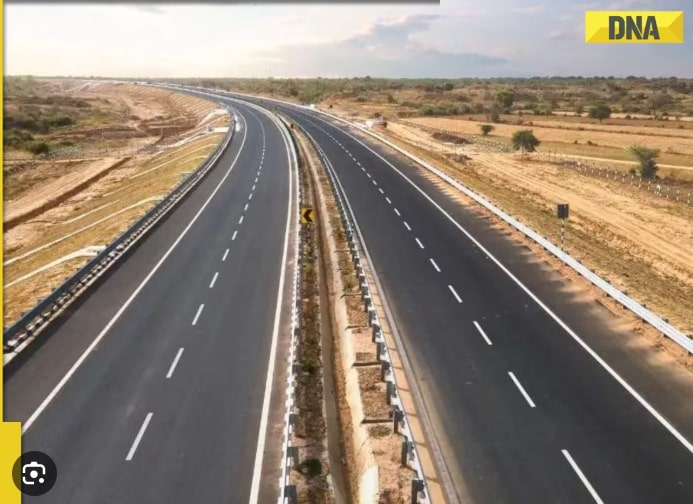
#> input picture Open_CV/road.jpg, 693 x 504 px
$ jupyter execute --allow-errors cv_practice.ipynb
#> lines starting #> are read from the running program, lines starting #| are printed output that depends on the picture
[cell 1]
import matplotlib.pyplot as plt
import numpy as np

[cell 2]
# Create sample images
gray_image = np.random.rand(10, 10)  # Random grayscale image
rgb_image = np.random.rand(10, 10, 3)  # Random RGB image

# Create subplots
plt.figure(figsize=(8, 4))

# Grayscale image
plt.subplot(1, 2, 1)
plt.imshow(gray_image, cmap='gray')
plt.title('Grayscale Image')
plt.axis('off')

# RGB image
plt.subplot(1, 2, 2)
plt.imshow(rgb_image)
plt.title('RGB Image')
plt.axis('off')

plt.tight_layout()
plt.show()
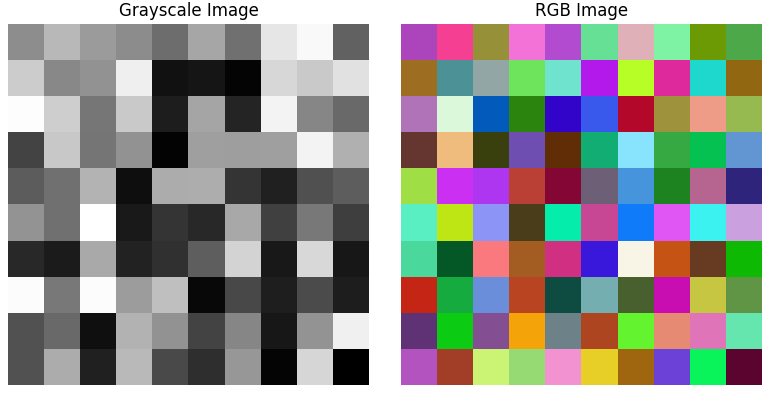
#> figure drawn by matplotlib, 2 panels

[cell 3]
import cv2

[cell 4]
kernel = np.ones((5,5),np.uint8)

# img_chess_path = os.path.join(os.path.dirname(__file__), 'images', 'chess.png')
img_chess_path = "/home/swapnil/ACL/OpenCV/OpenCV-Python-Tutorials-and-Projects/Resources/chess.jpg"
img_chess_openCV = cv2.imread(img_chess_path)
#> (the rest of this cell did not finish here and is left out)

[cell 5]
kernel = np.ones((5,5),np.uint8)

# img_chess_path = os.path.join(os.path.dirname(__file__), 'images', 'chess.png')
img_chess_path = "/home/swapnil/ACL/OpenCV/OpenCV-Python-Tutorials-and-Projects/Resources/chess.jpg"
img_chess_openCV = cv2.imread(img_chess_path)
#> (the rest of this cell did not finish here and is left out)

[cell 6]
import cv2
import matplotlib.pyplot as plt

path = "road.jpg"
img  = cv2.imread(path)
#> img is the input picture: shape (504, 693, 3); mean B, G, R 115.2, 130.5, 144.6

print(img.shape)
#| (504, 693, 3)

img = cv2.cvtColor(img, cv2.COLOR_BGR2RGB)

width ,height = 1000 , 1000
imgResize = cv2.resize(img,(width,height))
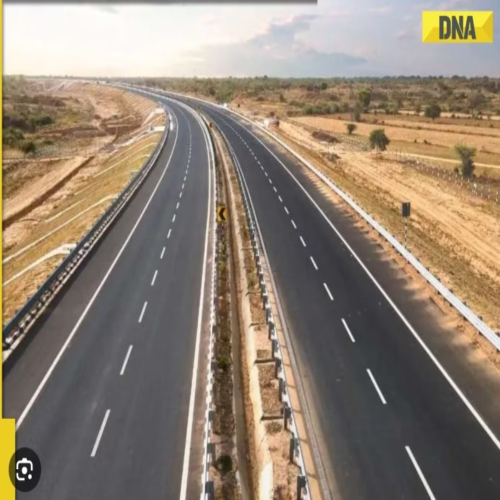
#> imgResize: shape (1000, 1000, 3) (shown at 1/2 size); mean R, G, B 144.5, 130.4, 115.1
print(imgResize.shape)
#| (1000, 1000, 3)

imgCropped = img[300:540,430:480]
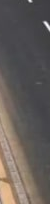
#> imgCropped: shape (204, 50, 3); mean R, G, B 99.5, 92.6, 88.8
imCropResize  = cv2.resize(imgCropped,(img.shape[1],img.shape[0]))
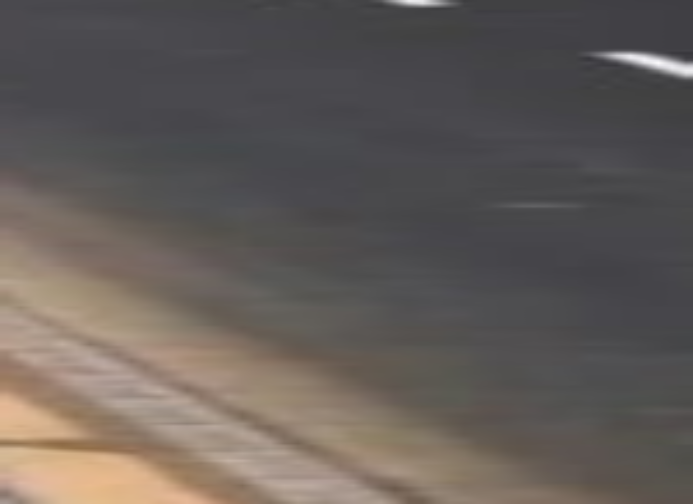
#> imCropResize: shape (504, 693, 3); mean R, G, B 99.4, 92.5, 88.7

plt.subplot(2, 2, 1)
plt.imshow(img)
plt.title("Road")
plt.subplot(2, 2, 2)
plt.imshow(imgResize)
plt.title("Road Resized")
plt.subplot(2, 2, 3)
plt.imshow(imgCropped)
plt.title("Road Cropped")
plt.subplot(2, 2, 4)
plt.imshow(imCropResize)
plt.title("Road Cropped Resized")
# plt.waitKey(0)

[cell 7]
import cv2
import matplotlib.pyplot as plt

# Load an image
img = cv2.imread("road.jpg")  # Replace with the correct path to your image

# Resize the image
imgResize = cv2.resize(img, (600, 400))
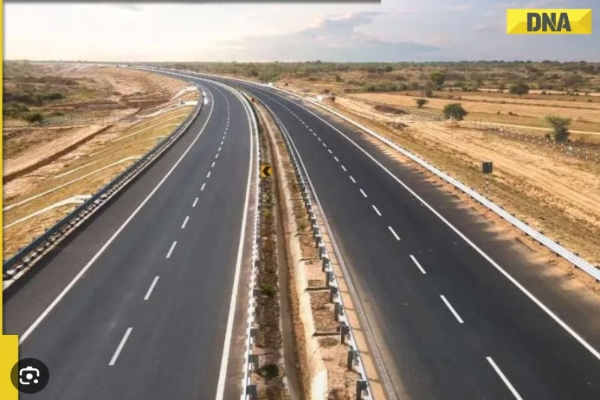
#> imgResize: shape (400, 600, 3); mean B, G, R 115.1, 130.4, 144.5

# Crop a portion of the image
imgCropped = img[300:540, 430:480]

# Resize the cropped image back to the original size
imgCropResize = cv2.resize(imgCropped, (img.shape[1], img.shape[0]))

# Convert images to RGB for Matplotlib
img = cv2.cvtColor(img, cv2.COLOR_BGR2RGB)
imgResize = cv2.cvtColor(imgResize, cv2.COLOR_BGR2RGB)
imgCropped = cv2.cvtColor(imgCropped, cv2.COLOR_BGR2RGB)
imgCropResize = cv2.cvtColor(imgCropResize, cv2.COLOR_BGR2RGB)

# Display images
plt.figure(figsize=(10, 8))

plt.subplot(2, 2, 1)
plt.title("Original Image")
plt.imshow(img)
plt.axis("off")

plt.subplot(2, 2, 2)
plt.title("Resized Image")
plt.imshow(imgResize)
plt.axis("off")

plt.subplot(2, 2, 3)
plt.title("Cropped Image")
plt.imshow(imgCropped)
plt.axis("off")

plt.subplot(2, 2, 4)
plt.title("Cropped & Resized Image")
plt.imshow(imgCropResize)
plt.axis("off")

plt.tight_layout()
plt.show()
